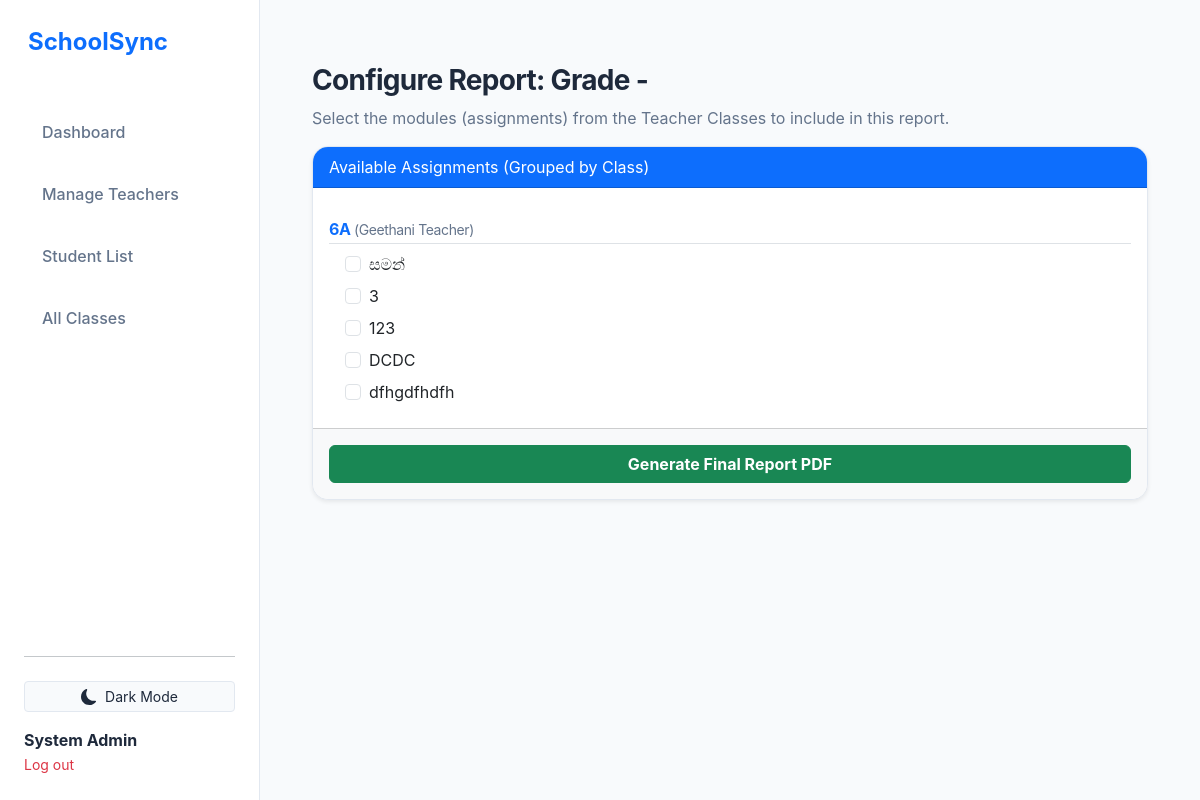
The app's page /admin_official_report.php (signed in) with its own data.
### tables this page shows
CREATE TABLE `assignments` (
  `id` int(11) NOT NULL,
  `class_id` int(11) NOT NULL,
  `title` varchar(255) NOT NULL,
  `created_at` timestamp NOT NULL DEFAULT current_timestamp(),
  `module_id` int(11) DEFAULT NULL
);

CREATE TABLE `teacher_classes` (
  `id` int(11) NOT NULL,
  `teacher_id` int(11) NOT NULL,
  `class_name` varchar(100) NOT NULL,
  `created_at` timestamp NOT NULL DEFAULT current_timestamp()
);

CREATE TABLE `users` (
  `id` int(11) NOT NULL,
  `username` varchar(50) NOT NULL,
  `password` varchar(255) NOT NULL,
  `role` enum('admin','teacher') DEFAULT 'teacher',
  `full_name` varchar(100) DEFAULT NULL,
  `bio` text DEFAULT NULL,
  `is_first_login` tinyint(1) DEFAULT 1,
  `created_at` timestamp NOT NULL DEFAULT current_timestamp(),
  `profile_pic` varchar(255) DEFAULT NULL,
  `phone_number` varchar(20) DEFAULT NULL
);

### admin_official_report.php (the view, shortened to what this page needs)
<?php
require 'db.php';
$grade = $_GET['grade'];
$letter = $_GET['letter'];
$sql = "
    SELECT a.id, a.title, tc.class_name, u.full_name as teacher_name
    FROM assignments a
    JOIN teacher_classes tc ON a.class_id = tc.id
    JOIN users u ON tc.teacher_id = u.id
    ORDER BY tc.class_name ASC, a.created_at DESC
";
$assignments = $pdo->query($sql)->fetchAll();
include 'header.php';
?>
<div class="container mt-4" style="max-width: 900px;">
    <h3 class="fw-bold">Configure Report: Grade <?php echo "$grade - $letter"; ?></h3>
    <p class="text-muted">Select the modules (assignments) from the Teacher Classes to include in this report.</p>
    <form action="actions/generate_official_pdf.php" method="POST" target="_blank">
        <div class="card shadow-sm mt-3">
            <div class="card-header bg-primary text-white">
                Available Assignments (Grouped by Class)
            </div>
            <div class="card-body" style="max-height: 500px; overflow-y: auto;">
                <?php
                $current_class = "";
                foreach($assignments as $a):
                    if($current_class != $a['class_name']):
                        $current_class = $a['class_name'];
                        echo "<h6 class='mt-3 fw-bold text-primary border-bottom pb-1'>" . htmlspecialchars($current_class) . " <span class='text-muted small fw-normal'>(" . htmlspecialchars($a['teacher_name']) . ")</span></h6>";
                    endif;
                ?>
                <div class="form-check ms-3 mb-2">
                    <input class="form-check-input" type="checkbox" name="modules[]" value="<?php echo $a['id']; ?>" id="mod_<?php echo $a['id']; ?>">
                    <label class="form-check-label" for="mod_<?php echo $a['id']; ?>">
                        <?php echo htmlspecialchars($a['title']); ?>
                    </label>
                </div>
                <?php endforeach; ?>
            </div>
            <div class="card-footer bg-light p-3">
                <button type="submit" class="btn btn-success w-100 fw-bold">Generate Final Report PDF</button>
            </div>
        </div>
    </form>
</div>
<?php include 'footer.php'; ?>

### style.css (style rules this page uses)
:root { --primary: #4F46E5; --primary-hover: #4338CA; --secondary: #64748B; --bg-body: #F8FAFC; --bg-card: #FFFFFF; --bg-sidebar: #FFFFFF; --text-main: #1E293B; --text-muted: #64748B; --text-light: #94A3B8; --border-color: #E2E8F0; --shadow-sm: 0 1px 2px 0 rgb(0 0 0 / 0.05); --shadow-md: 0 4px 6px -1px rgb(0 0 0 / 0.1), 0 2px 4px -2px rgb(0 0 0 / 0.1); --shadow-lg: 0 10px 15px -3px rgb(0 0 0 / 0.1), 0 4px 6px -4px rgb(0 0 0 / 0.1); --sidebar-width: 260px; --radius-lg: 16px; --radius-md: 12px; }
h1, h2, h3, h4, h5, h6 { color: var(--text-main); font-weight: 700; letter-spacing: -0.025em; }
.text-muted { color: var(--text-muted) !important; }
.card { background: var(--bg-card); border: 1px solid var(--border-color); border-radius: var(--radius-lg); box-shadow: var(--shadow-sm); overflow: hidden; transition: transform 0.2s, box-shadow 0.2s, background-color 0.3s, border-color 0.3s; }

### records on screen
assignments: class.class_name "6A", users.full_name "Geethani Teacher", title "සමන්"
assignments: title "3"
assignments: title "123"
assignments: title "DCDC"
assignments: title "dfhgdfhdfh"

### other values on screen
$_SESSION['full_name'] "System Admin"
